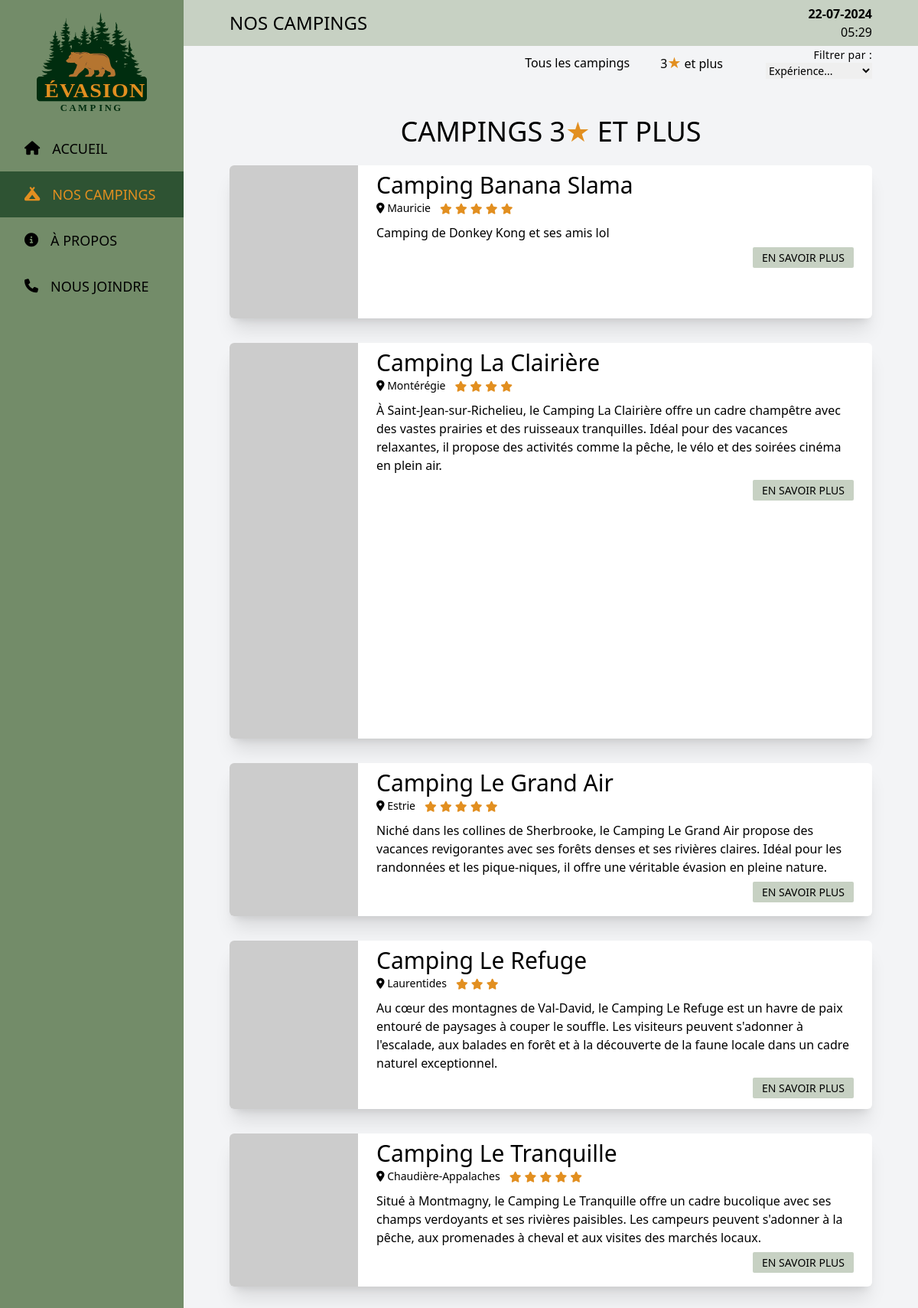
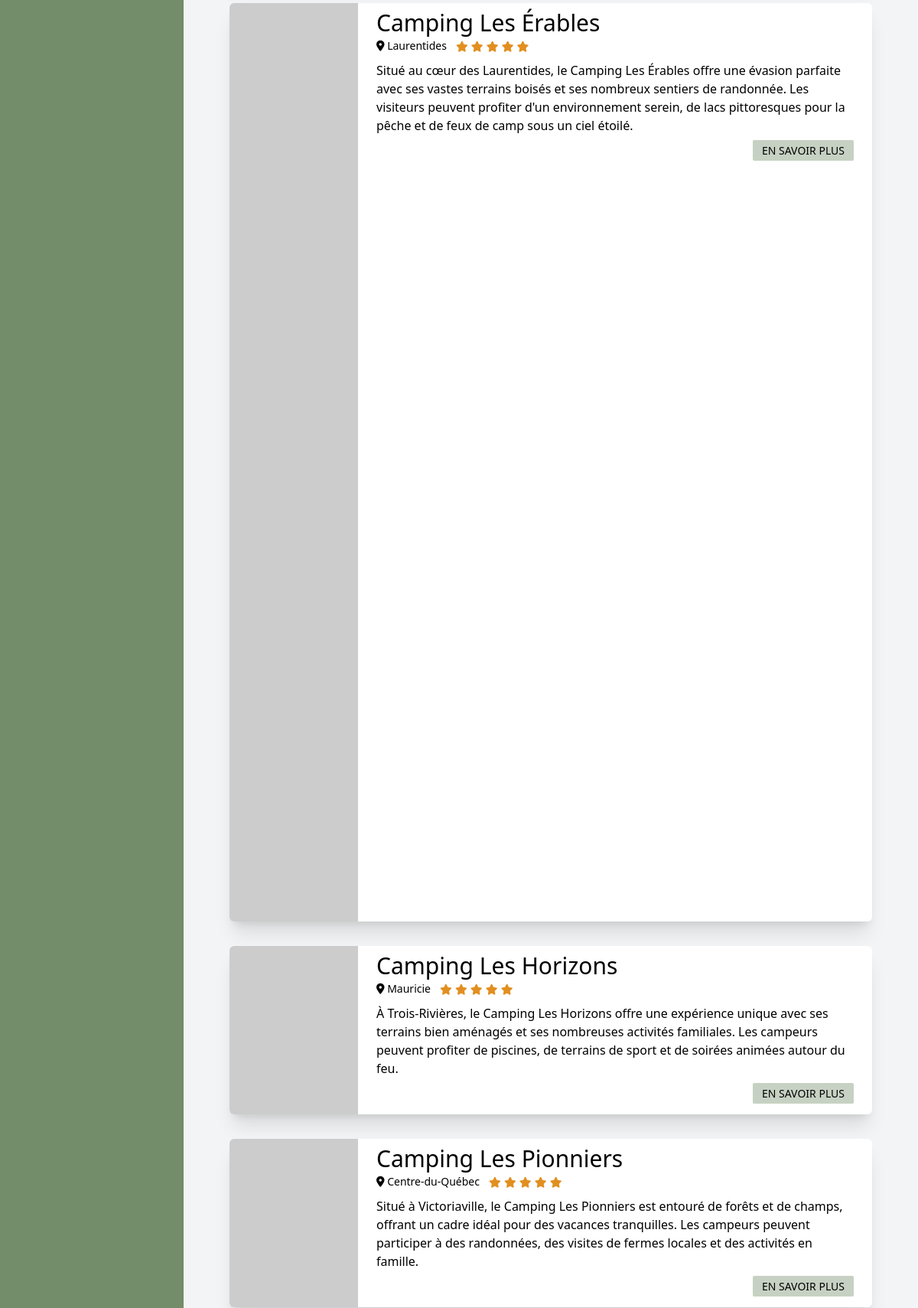
The page /liste_campings_trois_etoiles_et_plus.php (upper part) on the database its author committed (2 pictures, top to bottom).
### tables this page shows
CREATE TABLE `campings` (
  `id` int NOT NULL,
  `name` varchar(50) NOT NULL,
  `region` varchar(50) NOT NULL,
  `address` varchar(100) NOT NULL,
  `city` varchar(50) NOT NULL,
  `postal_code` varchar(20) NOT NULL,
  `description` text NOT NULL,
  `nb_terrains` int NOT NULL,
  `popularite` int NOT NULL,
  `nb_stars` int NOT NULL,
  `actif` tinyint(1) NOT NULL,
  `accept_animals` tinyint(1) NOT NULL,
  `date_inscription` date NOT NULL,
  `experience_id` int NOT NULL,
  `id_picsum` int NOT NULL
);

### liste_campings_trois_etoiles_et_plus.php (the view, shortened to what this page needs)
<?php
include_once(__DIR__ . '/_components/Header.php');
$campings = [];
if ($result = $mysqli->query("
    SELECT * FROM campings
    WHERE actif = 1
    AND nb_stars >= 3
    ORDER BY name ASC
")) {
  $campings = $result->fetch_all(MYSQLI_ASSOC);
}
?>
<div class="min-h-screen w-[100vw] flex justify-between">
    <?php include_once(__DIR__ . '/_components/Sidebar.php') ?>
  <div class="flex flex-col justify-between w-[100vw] lg:w-[80vw]">
    <?php include_once(__DIR__ . '/_components/Navbar.php') ?>
    <main class="flex-1 py-12 px-[5vw] bg-gray-100">
      <h1 class="text-2xl md:text-4xl uppercase text-center mb-6">CAMPINGS 3<span class="text-[#E28F20] text-2xl md:text-4xl">★</span> et plus</h1>
      <div class="flex flex-wrap justify-between">
        <ul class="space-y-8">
          <?php foreach ($campings as $camping) { ?>
            <li>
              <div class="min-h-[200px] rounded-md bg-white shadow-xl flex flex-col md:flex-row">
                <div class="w-[100%] md:w-1/5">
                  <img class="w-[100%] md:w-[200px]  h-full rounded-l-md object-cover" src="https://picsum.photos/id/<?= $camping['id_picsum'] ?>/200/200" alt="<?= $camping['name'] ?>">
                </div>
                <div class="md:w-4/5 px-6 pt-2 pb-4 flex flex-col">
                  <h4 class="text-xl text-center md:text-start md:text-3xl"><?= $camping['name'] ?></h4>
                  <div class="mb-2 flex items-center gap-3 justify-center md:justify-start">
                    <div class="text-center text-sm">
                      <i class="fa-solid fa-location-dot"></i>
                      <span><?= $camping['region'] ?></span>
                    </div>
                    <div class="text-center">
                      <?php for ($i = 0; $i < $camping['nb_stars']; $i++) { ?>
                        <i class="fa-solid fa-star text-sm text-[#E28F20]"></i>
                      <?php } ?>
                    </div>
                  </div>
                  <p class="hidden md:block"><?= $camping['description'] ?></p>
                  <div class="text-center md:text-end mt-2">
                    <a href="fiche_camping.php?id=<?= $camping['id'] ?>" class="bg-[#C7D1C3] hover:bg-[#738C69] px-3 py-1 rounded-sm uppercase font-medium text-sm transition-all duration-300">En savoir plus</a>
                  </div>
                </div>
              </div>
            </li>
          <?php } ?>
        </ul>
      </div>
    </main>
    <?php include_once(__DIR__ . '/_components/Footer.php'); ?>

### rows shown on the page
campings: name "Camping Banana Slama", region "Mauricie", nb_stars 5 (drawn), description "Camping de Donkey Kong et ses amis lol"
campings: name "Camping La Clairière", region "Montérégie", nb_stars 4 (drawn), description "À Saint-Jean-sur-Richelieu, le Camping La Clairière offre un cadre champêtre avec des vastes prairies et des ruisseaux tranquilles. Idéal pour des vacances relaxantes, il propose des activités comme la pêche, le vélo et des soirées cinéma en plein air."
campings: name "Camping Le Grand Air", region "Estrie", nb_stars 5 (drawn), description "Niché dans les collines de Sherbrooke, le Camping Le Grand Air propose des vacances revigorantes avec ses forêts denses et ses rivières claires. Idéal pour les randonnées et les pique-niques, il offre une véritable évasion en pleine nature."
campings: name "Camping Le Refuge", region "Laurentides", nb_stars 3 (drawn), description "Au cœur des montagnes de Val-David, le Camping Le Refuge est un havre de paix entouré de paysages à couper le souffle. Les visiteurs peuvent s'adonner à l'escalade, aux balades en forêt et à la découverte de la faune locale dans un cadre naturel exceptionnel."
campings: name "Camping Le Tranquille", region "Chaudière-Appalaches", nb_stars 5 (drawn), description "Situé à Montmagny, le Camping Le Tranquille offre un cadre bucolique avec ses champs verdoyants et ses rivières paisibles. Les campeurs peuvent s'adonner à la pêche, aux promenades à cheval et aux visites des marchés locaux."
campings: name "Camping Les Érables", region "Laurentides", nb_stars 5 (drawn), description "Situé au cœur des Laurentides, le Camping Les Érables offre une évasion parfaite avec ses vastes terrains boisés et ses nombreux sentiers de randonnée. Les visiteurs peuvent profiter d'un environnement serein, de lacs pittoresques pour la pêche et de feux de camp sous un ciel étoilé."
campings: name "Camping Les Horizons", region "Mauricie", nb_stars 5 (drawn), description "À Trois-Rivières, le Camping Les Horizons offre une expérience unique avec ses terrains bien aménagés et ses nombreuses activités familiales. Les campeurs peuvent profiter de piscines, de terrains de sport et de soirées animées autour du feu."
campings: name "Camping Les Pionniers", region "Centre-du-Québec", nb_stars 5 (drawn), description "Situé à Victoriaville, le Camping Les Pionniers est entouré de forêts et de champs, offrant un cadre idéal pour des vacances tranquilles. Les campeurs peuvent participer à des randonnées, des visites de fermes locales et des activités en famille."

### other values the page prints
$link['name'] "ACCUEIL"
$link['name'] "NOS CAMPINGS"
$link['name'] "À PROPOS"
$link['name'] "NOUS JOINDRE"
formatTitle($title) "NOS CAMPINGS"
getCurrentDate() "22-07-2024"
